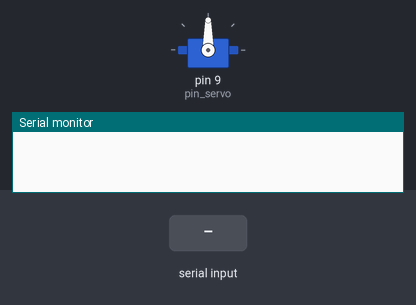
Simulated run of this sketch. Board: Arduino Uno, built with avr-gcc and run on an emulated ATmega328P. On the bench: servo, the last lines printed to the serial monitor. Inputs (shaded band) come from the test bench.

Above: at 1.2 s.
1.3 s: "1" received over Serial
At 1.6 s:
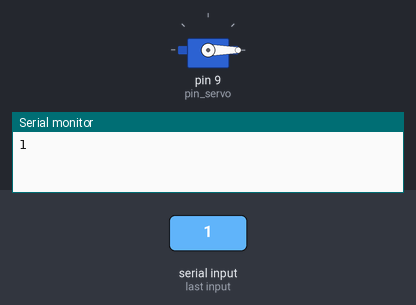
Timing chart, 0 to 4.3 s (numbered marks = the images above; inputs shaded):
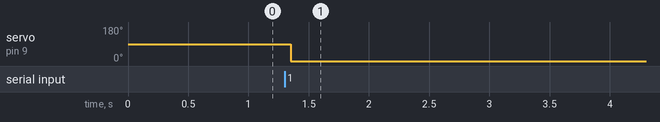

The sketch:

servo_uwu.ino
```cpp
//PROJECT #2 HEXA
//apk link https://play.google.com/store/apps/details?id=com.gundel.bluecontrol&hl=en
//led on : case '1' ; led off : case '0'

#include <Servo.h>
int pin_servo = 9;
Servo myservo;

void setup() {
Serial.begin(9600);
  myservo.attach(pin_servo);
 }

void loop() {

 if(Serial.available()>0)
   {
      char data= Serial.read();
      switch(data)
      {
        case '1': myservo.write(90);
        case '0': myservo.write(0);
        default : break;
      }
      Serial.println(data);
   }
   delay(50);
}
```

Measured:
- after the input at 1.3 s, servo on pin 9 (pin_servo): 90° → 0° after 0.05 s
